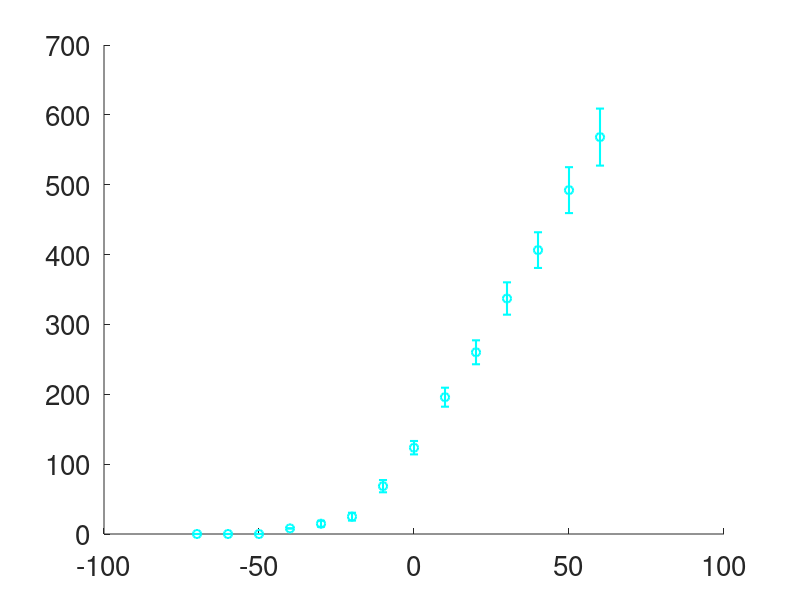

Write MATLAB code to recreate this figure. (Note: this script raises an error after producing the figure.)
set(gcf,'color','w');
set(groot, 'defaultLineLineWidth', 1.5)
set(groot, 'defaultAxesFontSize', 20)

data1 = load('female_all.txt');
x1 = data1(:,1);
x2 = data1(:,2);
x3 = data1(:,3);
x4 = data1(:,4);

%Data 
y1 = [	-70	-60	-50	-40	-30	-20	-10	0	10	20	30	40	50 60];
%IV 
y2 =[0	0	0	8	14.6774	24.8173	68.4717	123.5526	195.8348	260.1197	337.1074	406.3862	492.2415	568.1691];

%Error
y3 =[0 0 0 0 4.254753266 5.604139861 8.767539316 9.587487346 13.58646111 17.13589524 23.14388554 25.55184375 32.86695764 40.81273552];


data2 = load('kv15_female.txt');
cx1 = data2(:,1);
cx2 = data2(:,2);
cx3 = data2(:,3);
cx4 = data2(:,4);

%Data 
f1 = [	-70	-60	-50	-40	-30	-20	-10	0	10	20	30	40	50 60];
%IV 
f2 = [0	0	0	0	1.677403286	6.395005191	28.01841109	56.68694544	81.59176891	113.7719204	149.976736	179.959441	225.3015465	275.9825858];
%Error
f3 =[0 0 0 0 4.254753266 5.604139861 8.767539316 9.587487346 13.58646111 17.13589524 23.14388554 25.55184375 32.86695764 40.81273552];
f4 = [0	0	0	0	0.051586948	0.087056628	0.315658645	0.544723762	0.683524246	0.844801341	1	1	1	1];
f5 = [0	0	0	0	0.015955325	0.021015524	0.032878272	0.035953078	0.050949229	0.064259607	0.086789571	0.095819414	0.123251091	0.153047758];



data3 = load('kv21_female.txt');
vx1 = data3(:,1);
vx2 = data3(:,2);
vx3 = data3(:,3);
vx4 = data3(:,4);

%Data 
vy1 = [	-70	-60	-50	-40	-30	-20	-10	0	10	20	30	40	50 60];
%IV not normalized
vy2 =[0 0 0 0 10	18.42231578	40.45334159	66.8656923 114.2430168 146.3478395 187.1307253 226.4268017 266.939973 292.1865241];
%Error y2
vy3 = [4.613731845	5.585343992	5.329290873	5.752428129	9.317391009	5.756191789	9.368621419	10.14399681	14.95189252	18.78395898	24.10726415	24.60194821	28.90006495	29.58321458];


%Activation
vy4 =[0	0	0	0.05	0.137815282	0.200994401	0.365264431	0.514962266	0.767036508	0.870932742	1	1	1	1];
vy5 =[0	0	0	0	0.03180688	0.037480334	0.0349146	0.044982	0.077329227	0.037771624	0.05847791	0.0847791	0.038477914	0.13847791];


%Tau activation 
vy6 =[	-30	-20	-10	0	10	20	30	40	50 60];
vy7 = [172	144	116	100	84	68	60	48	40	32];
vy8 = [25	21	25	26	15	14.6	10.5	9.5	7.5	5];

figure (100)
set(gcf,'color','w');
errorbar(y1,y2,y3,'oc', 'LineWidth',1.2,'MarkerSize',10)
hold on
plot(x1,x2,'c', 'LineWidth',2)
axis([-60 40 0 700])
ylabel('Female I_{Kv_{ALL}} (pA)'),xlabel('Voltage (mV)')
legend('Data N = 10','Model')


figure (200)
set(gcf,'color','w');
errorbar(f1,f2,f3,'sc', 'LineWidth',1.2,'MarkerSize',10')
hold on
plot(cx1,cx2,'c', 'LineWidth',2)
axis([-60 40 0 350])
ylabel('Female I_{Kv1.5} (pA)'),xlabel('Voltage (mV)')
legend('Data N = 10','Model')


figure (300)
set(gcf,'color','w');
errorbar(f1,f4,f5,'sc', 'LineWidth',1.2,'MarkerSize',10)
hold on
plot(cx1,cx3,'c', 'LineWidth',2)
axis([-60 40 0 1])
ylabel('Female Kv1.5 G/G{max}'),xlabel('Voltage (mV)')
legend('Data N = 10','Model')

figure (400)
set(gcf,'color','w');
plot(cx1,cx4,'c', 'LineWidth',2)
axis([-60 50 0 50])
ylabel('Female Kv1.5 \tau_{activation}'),xlabel('Voltage (mV)')
legend('Data N = 10','Model')

figure (500)
set(gcf,'color','w');
errorbar(vy1,vy2,vy3,'sc', 'LineWidth',1.2,'MarkerSize',10)
hold on
plot(vx1,vx2,'c', 'LineWidth',2)
axis([-60 40 0 350])
ylabel('Female I_{Kv2.1} (pA)'),xlabel('Voltage (mV)')
legend('Data N = 20','Model')

figure (600)
set(gcf,'color','w');
errorbar(vy1,vy4,vy5,'sc', 'LineWidth',1.2,'MarkerSize',10)
hold on
plot(vx1,vx3,'c', 'LineWidth',2)
axis([-60 40 0 1])
ylabel('Female Kv2.1 G/Gmax'),xlabel('Voltage (mV)')
legend('Data N = 10','Model')

figure (700)
set(gcf,'color','w');
errorbar(vy6,vy7,vy8,'sc', 'LineWidth',1.2,'MarkerSize',10)
hold on
plot(vx1,vx4,'c', 'LineWidth',2)
axis([-60 40 0 200])
ylabel('Female Kv2.1 \tau_{Activation (ms)}'),xlabel('Voltage (mV)')
legend('Data N = 10','Model')


